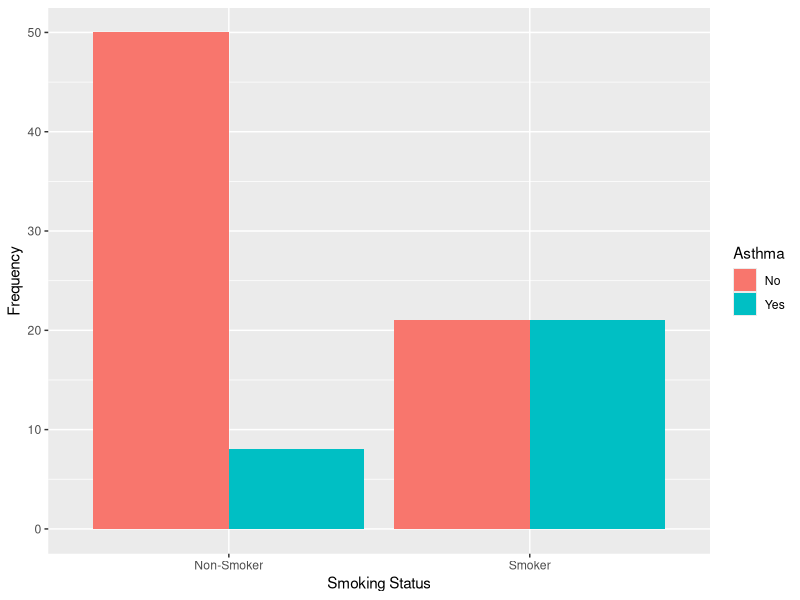
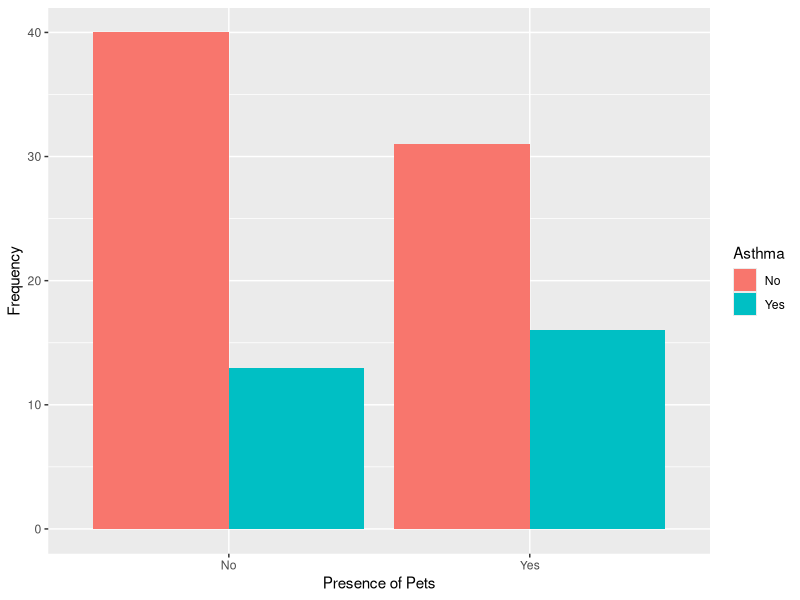
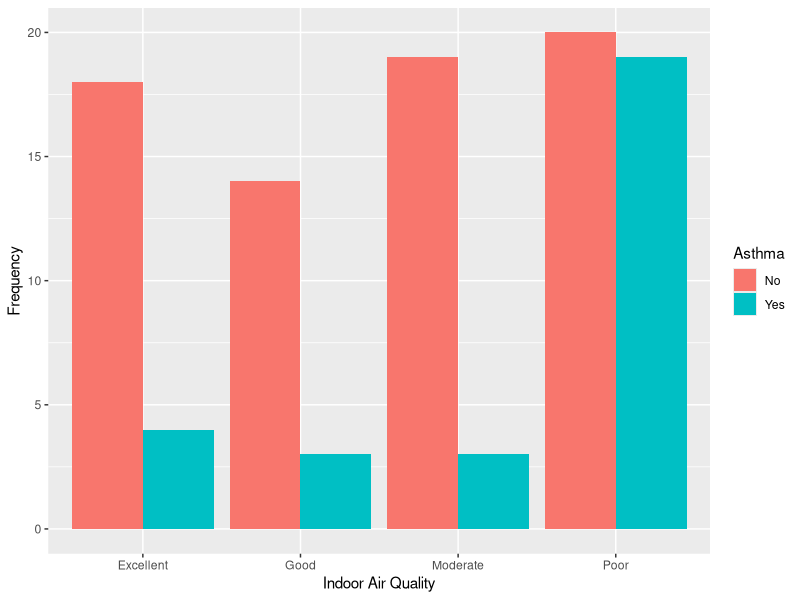

The R script that drew these images, in order: (Note: this script raises an error after producing the figures.)
## ---- chunk 1
knitr::opts_chunk$set(echo = TRUE)
## ---- chunk 2
# load packages
library(tidyverse)
library(stats)
library(ggplot2)
library(ggpubr)
library(rstatix)
## ---- chunk 3
# set working directory
setwd("/Volumes/GoogleDrive/My Drive/1_CSUS/2024-2025/Spring 2025/PUBH 207B/Website/PUBH-207B-S25")
## ---- chunk 4
# import the dataset
data <- read.csv("asthma_risk_factors.csv")
## ---- chunk 5
# identify variable type for all variables in the dataset
str(data)
## ---- chunk 6
# convert variables to factors
data$Asthma <- as.factor(data$Asthma)
data$Indoor_Air_Quality <- as.factor(data$Indoor_Air_Quality)
data$Pets <- as.factor(data$Pets)
data$Smoking_Behavior <- as.factor(data$Smoking_Behavior)
## ---- chunk 7
# generate contingency table for smoking behavior and asthma
table(data$Smoking_Behavior, data$Asthma)
## ---- chunk 8
# generate contingency table for presence of pets and asthma
table(data$Pets, data$Asthma)
## ---- chunk 9
# generate contingency table for indoor air quality and asthma
table(data$Indoor_Air_Quality, data$Asthma)
## ---- chunk 10
# visualize the data: asthma by smoking status
data %>% ggplot(aes(x = Smoking_Behavior, fill = Asthma)) +
  geom_bar(position = "dodge") + 
  labs(y = "Frequency",
       x = "Smoking Status",
       fill = "Asthma")
## ---- chunk 11
# visualize the data: asthma by presence of pets
data %>% ggplot(aes(x = Pets, fill = Asthma)) +
  geom_bar(position = "dodge") + 
  labs(y = "Frequency",
       x = "Presence of Pets",
       fill = "Asthma")
## ---- chunk 12
# visualize the data: asthma by indoor air quality
data %>% ggplot(aes(x = Indoor_Air_Quality, fill = Asthma)) +
  geom_bar(position = "dodge") + 
  labs(y = "Frequency",
       x = "Indoor Air Quality",
       fill = "Asthma")
## ---- chunk 13
knitr::include_graphics("chi-square.png")
## ---- chunk 14
knitr::include_graphics("expected.png")
## ---- chunk 15
# check expected cell counts
chisq.test(data$Smoking_Behavior, data$Asthma)$expected
chisq.test(data$Pets, data$Asthma)$expected
chisq.test(data$Indoor_Air_Quality, data$Asthma)$expected
## ---- chunk 16
# Chi-square test of independence for smoking behavior and asthma
chisq.test(data$Smoking_Behavior, data$Asthma)
## ---- chunk 17
# Chi-square test of independence for pets and asthma
chisq.test(data$Pets, data$Asthma)
## ---- chunk 18
# Fisher exact test for indoor air quality and asthma
fisher.test(data$Indoor_Air_Quality, data$Asthma)
## ---- chunk 19
# import the dataset
data1 <- read.csv("smoking_cessation.csv")
## ---- chunk 20
# identify variable type for all variables in the dataset
str(data1)
## ---- chunk 21
# convert variables to factors
data1$Group <- as.factor(data1$Group)
## ---- chunk 22
# Boxplot for reduction in cigarettes by group
ggboxplot(data1, x = "Group", y = "Reduction_in_Cigarettes")
## ---- chunk 23
knitr::include_graphics("flowchart_diff_means.png")
## ---- chunk 24
# filter data to include only workplace and high school
data1_sub <- data1 %>% filter(!Group == "Community Center")
## ---- chunk 25
# Mann-Whitney U test
wilcox.test(Reduction_in_Cigarettes ~ Group, data = data1_sub)
## ---- chunk 26
# Kruskal-Wallis test
kruskal.test(Reduction_in_Cigarettes ~ Group, data = data1)
## ---- chunk 27
# Dunn test
dunn_test(data1, Reduction_in_Cigarettes ~ Group, p.adjust.method = "holm", detailed = FALSE)
